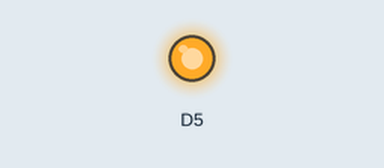
A sketch run on a simulated ESP8266 (NodeMCU). Shown: output pins drawn as LEDs (lit = HIGH).

Above: at 1.5 s.
At 4.5 s:
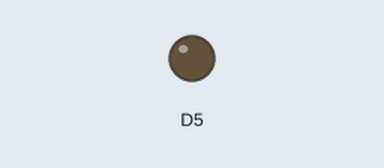
Timing chart, 0 to 7.8 s (numbered marks = the images above):
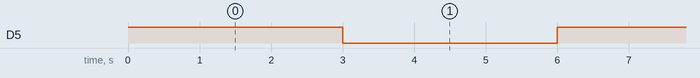

Measured:
- by itself, D5: alternates HIGH for 3.0 s and LOW for 3.0 s

The sketch:

Tes_Relay.ino
```cpp
void setup() {
  pinMode(D5, OUTPUT);
}

void loop() {
  digitalWrite(D5, HIGH);
  delay(3000);
  digitalWrite(D5, LOW);
  delay(3000);
}
```
